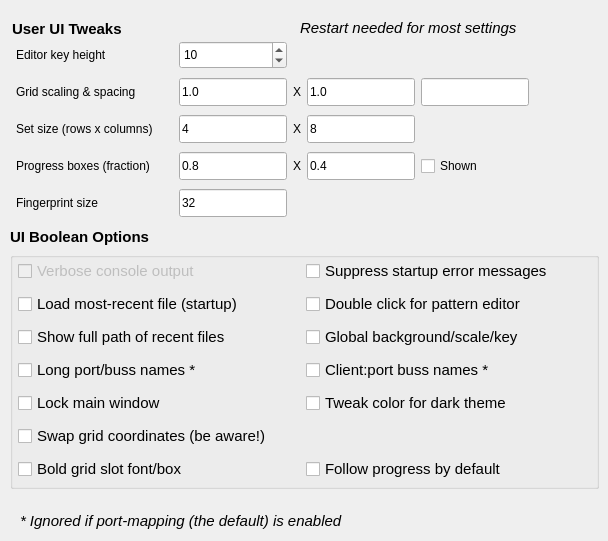
     <widget class="QWidget" name="tabDisplay">
      <property name="toolTip">
       <string>Provides some minor tweaks of the user-interface.  Edit the 'usr' file for far more control over settings.</string>
      </property>
      <attribute name="title">
       <string>&amp;Display</string>
      </attribute>
      <widget class="QGroupBox" name="groupBoxBooleanOptions">
       <property name="geometry">
        <rect>
         <x>10</x>
         <y>252</y>
         <width>589</width>
         <height>237</height>
        </rect>
       </property>
       <property name="font">
        <font>
         <pointsize>11</pointsize>
         <bold>false</bold>
        </font>
       </property>
       <property name="title">
        <string/>
       </property>
       <property name="flat">
        <bool>false</bool>
       </property>
       <widget class="QWidget" name="layoutWidgetBooleanOptions">
        <property name="geometry">
         <rect>
          <x>8</x>
          <y>4</y>
          <width>570</width>
          <height>234</height>
         </rect>
        </property>
        <layout class="QGridLayout" name="gridLayout">
         <item row="3" column="0">
          <widget class="QCheckBox" name="checkBoxLongBussNames">
           <property name="minimumSize">
            <size>
             <width>0</width>
             <height>24</height>
            </size>
           </property>
           <property name="maximumSize">
            <size>
             <width>16777215</width>
             <height>24</height>
            </size>
           </property>
           <property name="toolTip">
            <string>rc: [Seq66] port-naming = long</string>
           </property>
           <property name="text">
            <string>Long port/buss names *</string>
           </property>
          </widget>
         </item>
         <item row="5" column="0">
          <widget class="QCheckBox" name="checkBoxSwapCoordinates">
           <property name="minimumSize">
            <size>
             <width>0</width>
             <height>24</height>
            </size>
           </property>
           <property name="maximumSize">
            <size>
             <width>16777215</width>
             <height>24</height>
            </size>
           </property>
           <property name="toolTip">
            <string>usr: [user-interface-settings] swap-coordinates</string>
           </property>
           <property name="text">
            <string>Swap grid coordinates (be aware!)</string>
           </property>
          </widget>
         </item>
         <item row="2" column="0">
          <widget class="QCheckBox" name="checkBoxShowFullRecentPaths">
           <property name="minimumSize">
            <size>
             <width>0</width>
             <height>24</height>
            </size>
           </property>
           <property name="maximumSize">
            <size>
             <width>16777215</width>
             <height>24</height>
            </size>
           </property>
           <property name="toolTip">
            <string>rc: [recent-files] full-paths</string>
           </property>
           <property name="text">
            <string>Show full path of recent files</string>
           </property>
          </widget>
         </item>
         <item row="4" column="0">
          <widget class="QCheckBox" name="checkBoxLockMainWindow">
           <property name="minimumSize">
            <size>
             <width>0</width>
             <height>24</height>
            </size>
           </property>
           <property name="maximumSize">
            <size>
             <width>16777215</width>
             <height>24</height>
            </size>
           </property>
           <property name="toolTip">
            <string>usr: [user-ui-tweaks] lock-main-window</string>
           </property>
           <property name="text">
            <string>Lock main window</string>
           </property>
          </widget>
         </item>
         <item row="1" column="0">
          <widget class="QCheckBox" name="checkBoxLoadMostRecent">
           <property name="minimumSize">
            <size>
             <width>0</width>
             <height>24</height>
            </size>
           </property>
           <property name="maximumSize">
            <size>
             <width>16777215</width>
             <height>24</height>
            </size>
           </property>
           <property name="toolTip">
            <string>rc: [recent-files] load-most-recent</string>
           </property>
           <property name="text">
            <string>Load most-recent file (startup)</string>
           </property>
          </widget>
         </item>
         <item row="0" column="0">
          <widget class="QCheckBox" name="checkBoxVerbose">
           <property name="enabled">
            <bool>false</bool>
           </property>
           <property name="minimumSize">
            <size>
             <width>0</width>
             <height>24</height>
            </size>
           </property>
           <property name="maximumSize">
            <size>
             <width>16777215</width>
             <height>24</height>
            </size>
           </property>
           <property name="toolTip">
            <string>Shows the status of rc / [Seq66] / verbose.
Always set to false at exit.</string>
           </property>
           <property name="text">
            <string>Verbose console output</string>
           </property>
          </widget>
         </item>
         <item row="6" column="0">
          <widget class="QCheckBox" name="checkBoxBoldGridSlots">
           <property name="minimumSize">
            <size>
             <width>0</width>
             <height>24</height>
            </size>
           </property>
           <property name="maximumSize">
            <size>
             <width>16777215</width>
             <height>24</height>
            </size>
           </property>
           <property name="toolTip">
            <string>usr: [user-interface-settings] progress-bar-thick</string>
           </property>
           <property name="text">
            <string>Bold grid slot font/box</string>
           </property>
          </widget>
         </item>
         <item row="3" column="1">
          <widget class="QCheckBox" name="checkBoxPairBussNames">
           <property name="minimumSize">
            <size>
             <width>0</width>
             <height>24</height>
            </size>
           </property>
           <property name="maximumSize">
            <size>
             <width>16777215</width>
             <height>24</height>
            </size>
           </property>
           <property name="toolTip">
            <string>rc: [Seq66] port-naming = pair</string>
           </property>
           <property name="text">
            <string>Client:port buss names *</string>
           </property>
          </widget>
         </item>
         <item row="2" column="1">
          <widget class="QCheckBox" name="checkBoxGlobalSeqFeature">
           <property name="minimumSize">
            <size>
             <width>0</width>
             <height>24</height>
            </size>
           </property>
           <property name="maximumSize">
            <size>
             <width>16777215</width>
             <height>24</height>
            </size>
           </property>
           <property name="toolTip">
            <string>usr: [user-interface-settings] global-seq-feature</string>
           </property>
           <property name="text">
            <string>Global background/scale/key</string>
           </property>
          </widget>
         </item>
         <item row="1" column="1">
          <widget class="QCheckBox" name="checkBoxDoubleClickEdit">
           <property name="minimumSize">
            <size>
             <width>0</width>
             <height>24</height>
            </size>
           </property>
           <property name="maximumSize">
            <size>
             <width>16777215</width>
             <height>24</height>
            </size>
           </property>
           <property name="toolTip">
            <string>rc: [interaction-method] double-click-edit</string>
           </property>
           <property name="text">
            <string>Double click for pattern editor</string>
           </property>
          </widget>
         </item>
         <item row="0" column="1">
          <widget class="QCheckBox" name="checkBoxQuiet">
           <property name="minimumSize">
            <size>
             <width>0</width>
             <height>24</height>
            </size>
           </property>
           <property name="maximumSize">
            <size>
             <width>16777215</width>
             <height>24</height>
            </size>
           </property>
           <property name="toolTip">
            <string>Enable to suppress error prompts at startup.
Useful if the prompts are going to be ignored
anyway.</string>
           </property>
           <property name="text">
            <string>Suppress startup error messages</string>
           </property>
          </widget>
         </item>
         <item row="6" column="1">
          <widget class="QCheckBox" name="checkBoxFollowProgress">
           <property name="toolTip">
            <string>usr: [user-interface-settings] follow-progress
Sets the default setting for the follow-progress
button in the piano rolls.</string>
           </property>
           <property name="text">
            <string>Follow progress by default</string>
           </property>
          </widget>
         </item>
         <item row="4" column="1">
          <widget class="QCheckBox" name="checkBoxDarkTheme">
           <property name="toolTip">
            <string>usr: [user-interface-settings] dark-theme
Applies a couple of color tweaks, such as
using inverse font color for slots.</string>
           </property>
           <property name="text">
            <string>Tweak color for dark theme</string>
           </property>
          </widget>
         </item>
        </layout>
       </widget>
      </widget>
      <widget class="QWidget" name="layoutWidgetGuiOptions">
       <property name="geometry">
        <rect>
         <x>16</x>
         <y>38</y>
         <width>513</width>
         <height>183</height>
        </rect>
       </property>
       <layout class="QGridLayout" name="gridLayoutUiValues" columnstretch="8,0,0,0,0">
        <item row="3" column="4">
         <widget class="QCheckBox" name="checkBoxProgressBoxShown">
          <property name="text">
           <string>Shown</string>
          </property>
         </widget>
        </item>
        <item row="1" column="3">
         <widget class="QLineEdit" name="lineEditUiScalingHeight">
          <property name="minimumSize">
           <size>
            <width>0</width>
            <height>28</height>
           </size>
          </property>
          <property name="maximumSize">
           <size>
            <width>16777215</width>
            <height>28</height>
           </size>
          </property>
          <property name="toolTip">
           <string>Scales the height of main window at startup.
Range: 0.5 to 3.0</string>
          </property>
          <property name="text">
           <string>1.0</string>
          </property>
         </widget>
        </item>
        <item row="2" column="1">
         <widget class="QLineEdit" name="lineEditSetSize">
          <property name="enabled">
           <bool>true</bool>
          </property>
          <property name="minimumSize">
           <size>
            <width>0</width>
            <height>28</height>
           </size>
          </property>
          <property name="maximumSize">
           <size>
            <width>16777215</width>
            <height>28</height>
           </size>
          </property>
          <property name="toolTip">
           <string>Set the set-size rows.
Range: 4 to 8. Default: 4.</string>
          </property>
          <property name="text">
           <string>4</string>
          </property>
         </widget>
        </item>
        <item row="3" column="0">
         <widget class="QLabel" name="labelProgressBoxSize">
          <property name="enabled">
           <bool>true</bool>
          </property>
          <property name="toolTip">
           <string>usr: [user-ui-tweaks] progress-box-width, -height</string>
          </property>
          <property name="text">
           <string>Progress boxes (fraction)</string>
          </property>
         </widget>
        </item>
        <item row="4" column="1">
         <widget class="QLineEdit" name="lineEditFingerprintSize">
          <property name="enabled">
           <bool>true</bool>
          </property>
          <property name="minimumSize">
           <size>
            <width>0</width>
            <height>28</height>
           </size>
          </property>
          <property name="maximumSize">
           <size>
            <width>16777215</width>
            <height>28</height>
           </size>
          </property>
          <property name="toolTip">
           <string>An abbreviated display of a long pattern to save CPU time.
If more notes than this value, a fingerprint is shown.
Range: 32 to 128, 0 disables.  Default: 32.</string>
          </property>
          <property name="text">
           <string>32</string>
          </property>
         </widget>
        </item>
        <item row="4" column="0">
         <widget class="QLabel" name="labelFingerprintSize">
          <property name="enabled">
           <bool>true</bool>
          </property>
          <property name="toolTip">
           <string>usr: [user-ui-tweaks] fingerprint-size</string>
          </property>
          <property name="text">
           <string>Fingerprint size</string>
          </property>
         </widget>
        </item>
        <item row="0" column="0">
         <widget class="QLabel" name="labelEditorKeyHeight">
          <property name="sizePolicy">
           <sizepolicy hsizetype="Expanding" vsizetype="Minimum">
            <horstretch>0</horstretch>
            <verstretch>0</verstretch>
           </sizepolicy>
          </property>
          <property name="toolTip">
           <string>usr: [user-ui-tweaks] key-height</string>
          </property>
          <property name="text">
           <string>Editor key height</string>
          </property>
         </widget>
        </item>
        <item row="1" column="4">
         <widget class="QLineEdit" name="lineEditGridSpacing">
          <property name="minimumSize">
           <size>
            <width>0</width>
            <height>28</height>
           </size>
          </property>
          <property name="maximumSize">
           <size>
            <width>16777215</width>
            <height>28</height>
           </size>
          </property>
         </widget>
        </item>
        <item row="2" column="3">
         <widget class="QLineEdit" name="lineEditSetSizeColumns">
          <property name="enabled">
           <bool>true</bool>
          </property>
          <property name="minimumSize">
           <size>
            <width>0</width>
            <height>28</height>
           </size>
          </property>
          <property name="maximumSize">
           <size>
            <width>16777215</width>
            <height>28</height>
           </size>
          </property>
          <property name="toolTip">
           <string>Set the set-size columns.
Range: 4 to 12. Default: 8.</string>
          </property>
          <property name="text">
           <string>8</string>
          </property>
         </widget>
        </item>
        <item row="3" column="3">
         <widget class="QLineEdit" name="lineEditProgressBoxHeight">
          <property name="enabled">
           <bool>true</bool>
          </property>
          <property name="minimumSize">
           <size>
            <width>0</width>
            <height>28</height>
           </size>
          </property>
          <property name="maximumSize">
           <size>
            <width>16777215</width>
            <height>28</height>
           </size>
          </property>
          <property name="toolTip">
           <string>Heights of the progress box as a fraction of button height. Range: 0.1 to 1.0. Default: 0.4.</string>
          </property>
          <property name="text">
           <string>0.4</string>
          </property>
         </widget>
        </item>
        <item row="3" column="1">
         <widget class="QLineEdit" name="lineEditProgressBox">
          <property name="enabled">
           <bool>true</bool>
          </property>
          <property name="minimumSize">
           <size>
            <width>0</width>
            <height>28</height>
           </size>
          </property>
          <property name="maximumSize">
           <size>
            <width>16777215</width>
            <height>28</height>
           </size>
          </property>
          <property name="toolTip">
           <string>Width of the progress box as a fraction of button width.
Range: 0.5 to 1.0. Default: 0.8.</string>
          </property>
          <property name="text">
           <string>0.8</string>
          </property>
         </widget>
        </item>
        <item row="2" column="2">
         <widget class="QLabel" name="label_x2">
          <property name="enabled">
           <bool>true</bool>
          </property>
          <property name="text">
           <string>X</string>
          </property>
         </widget>
        </item>
        <item row="0" column="1">
         <widget class="QSpinBox" name="spinKeyHeight">
          <property name="minimumSize">
           <size>
            <width>0</width>
            <height>28</height>
           </size>
          </property>
          <property name="maximumSize">
           <size>
            <width>16777215</width>
            <height>28</height>
           </size>
          </property>
          <property name="toolTip">
           <string>Sets default height of piano keys in the pattern editor.
Ranges from 6 to 32.  The &quot;-0+&quot; buttons or &quot;v0V&quot; keys
zoom vertically.</string>
          </property>
          <property name="minimum">
           <number>4</number>
          </property>
          <property name="maximum">
           <number>24</number>
          </property>
          <property name="value">
           <number>10</number>
          </property>
         </widget>
        </item>
        <item row="1" column="2">
         <widget class="QLabel" name="label_x">
          <property name="text">
           <string>X</string>
          </property>
         </widget>
        </item>
        <item row="2" column="0">
         <widget class="QLabel" name="labelSetSizeRows">
          <property name="enabled">
           <bool>true</bool>
          </property>
          <property name="toolTip">
           <string>usr: [user-interface-settings] mainwnd-rows, -columns</string>
          </property>
          <property name="text">
           <string>Set size (rows x columns)</string>
          </property>
         </widget>
        </item>
        <item row="3" column="2">
         <widget class="QLabel" name="label_x3">
          <property name="enabled">
           <bool>true</bool>
          </property>
          <property name="text">
           <string>X</string>
          </property>
         </widget>
        </item>
        <item row="1" column="0">
         <widget class="QLabel" name="labelUiScaling">
          <property name="toolTip">
           <string>usr: [user-interface-settings] window-scale, -y</string>
          </property>
          <property name="text">
           <string>Grid scaling &amp; spacing</string>
          </property>
         </widget>
        </item>
        <item row="1" column="1">
         <widget class="QLineEdit" name="lineEditUiScaling">
          <property name="minimumSize">
           <size>
            <width>0</width>
            <height>28</height>
           </size>
          </property>
          <property name="maximumSize">
           <size>
            <width>16777215</width>
            <height>28</height>
           </size>
          </property>
          <property name="toolTip">
           <string>Scales the width of the main window at startup.
Range: 0.5 to 3.0</string>
          </property>
          <property name="text">
           <string>1.0</string>
          </property>
         </widget>
        </item>
       </layout>
      </widget>
      <widget class="QLabel" name="labelRestartNeeded">
       <property name="geometry">
        <rect>
         <x>300</x>
         <y>20</y>
         <width>265</width>
         <height>16</height>
        </rect>
       </property>
       <property name="font">
        <font>
         <pointsize>11</pointsize>
         <italic>true</italic>
         <bold>false</bold>
        </font>
       </property>
       <property name="text">
        <string>Restart needed for most settings</string>
       </property>
      </widget>
      <widget class="QLabel" name="label_6">
       <property name="geometry">
        <rect>
         <x>12</x>
         <y>20</y>
         <width>161</width>
         <height>17</height>
        </rect>
       </property>
       <property name="font">
        <font>
         <pointsize>11</pointsize>
         <bold>true</bold>
        </font>
       </property>
       <property name="text">
        <string>User UI Tweaks</string>
       </property>
      </widget>
      <widget class="QLabel" name="label_7">
       <property name="geometry">
        <rect>
         <x>10</x>
         <y>228</y>
         <width>157</width>
         <height>17</height>
        </rect>
       </property>
       <property name="font">
        <font>
         <pointsize>11</pointsize>
         <bold>true</bold>
        </font>
       </property>
       <property name="text">
        <string>UI Boolean Options</string>
       </property>
      </widget>
      <widget class="QLabel" name="label_19">
       <property name="geometry">
        <rect>
         <x>20</x>
         <y>510</y>
         <width>551</width>
         <height>22</height>
        </rect>
       </property>
       <property name="font">
        <font>
         <pointsize>11</pointsize>
         <italic>true</italic>
         <bold>false</bold>
        </font>
       </property>
       <property name="text">
        <string>* Ignored if port-mapping (the default) is enabled</string>
       </property>
      </widget>
     </widget>
